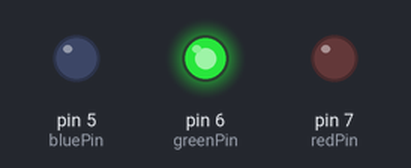
Bench run of a sketch on a simulated Arduino Nano, built with avr-gcc and run on an emulated ATmega328P. Parts: output pins drawn as LEDs (lit = HIGH).

Above: at 0.1 s.
Timing chart, 0 to 1.6 s (numbered marks = the images above):
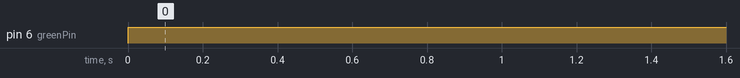

The sketch:

Super_Basic_LEDs.ino
```cpp
#define redPin 7
#define greenPin 6
#define bluePin 5

void setup() {
  pinMode(redPin, OUTPUT);
  pinMode(greenPin, OUTPUT);
  pinMode(bluePin, OUTPUT);
}

void loop() {
  // analogWrite(redPin, 255);
  analogWrite(greenPin, 255);
  // analogWrite(bluePin, 255);
}
```

Measured:
- by itself, pin 6 (greenPin): LOW → HIGH at 0.00 s
